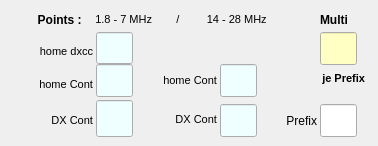
   <widget class="QWidget" name="Seite">
    <attribute name="title">
     <string>Rule 2</string>
    </attribute>
    <widget class="QLabel" name="label_20">
     <property name="geometry">
      <rect>
       <x>80</x>
       <y>8</y>
       <width>205</width>
       <height>23</height>
      </rect>
     </property>
     <property name="font">
      <font>
       <pointsize>8</pointsize>
      </font>
     </property>
     <property name="text">
      <string>1.8 - 7 MHz        /         14 - 28 MHz </string>
     </property>
     <property name="alignment">
      <set>Qt::AlignCenter</set>
     </property>
    </widget>
    <widget class="QLabel" name="label_21">
     <property name="geometry">
      <rect>
       <x>24</x>
       <y>8</y>
       <width>61</width>
       <height>23</height>
      </rect>
     </property>
     <property name="font">
      <font>
       <weight>75</weight>
       <bold>true</bold>
      </font>
     </property>
     <property name="text">
      <string>Points : </string>
     </property>
     <property name="alignment">
      <set>Qt::AlignRight|Qt::AlignTrailing|Qt::AlignVCenter</set>
     </property>
    </widget>
    <widget class="QLabel" name="label_22">
     <property name="geometry">
      <rect>
       <x>320</x>
       <y>8</y>
       <width>49</width>
       <height>23</height>
      </rect>
     </property>
     <property name="font">
      <font>
       <weight>75</weight>
       <bold>true</bold>
      </font>
     </property>
     <property name="text">
      <string>Multi</string>
     </property>
    </widget>
    <widget class="QLineEdit" name="wPoints_D2">
     <property name="geometry">
      <rect>
       <x>220</x>
       <y>64</y>
       <width>37</width>
       <height>33</height>
      </rect>
     </property>
     <property name="palette">
      <palette>
       <active>
        <colorrole role="Base">
         <brush brushstyle="SolidPattern">
          <color alpha="255">
           <red>239</red>
           <green>255</green>
           <blue>255</blue>
          </color>
         </brush>
        </colorrole>
       </active>
       <inactive>
        <colorrole role="Base">
         <brush brushstyle="SolidPattern">
          <color alpha="255">
           <red>239</red>
           <green>255</green>
           <blue>255</blue>
          </color>
         </brush>
        </colorrole>
       </inactive>
       <disabled>
        <colorrole role="Base">
         <brush brushstyle="SolidPattern">
          <color alpha="255">
           <red>244</red>
           <green>244</green>
           <blue>244</blue>
          </color>
         </brush>
        </colorrole>
       </disabled>
      </palette>
     </property>
     <property name="focusPolicy">
      <enum>Qt::NoFocus</enum>
     </property>
     <property name="text">
      <string/>
     </property>
     <property name="alignment">
      <set>Qt::AlignCenter</set>
     </property>
    </widget>
    <widget class="QLineEdit" name="wPoints_B2">
     <property name="geometry">
      <rect>
       <x>96</x>
       <y>64</y>
       <width>37</width>
       <height>33</height>
      </rect>
     </property>
     <property name="palette">
      <palette>
       <active>
        <colorrole role="Base">
         <brush brushstyle="SolidPattern">
          <color alpha="255">
           <red>239</red>
           <green>255</green>
           <blue>255</blue>
          </color>
         </brush>
        </colorrole>
       </active>
       <inactive>
        <colorrole role="Base">
         <brush brushstyle="SolidPattern">
          <color alpha="255">
           <red>239</red>
           <green>255</green>
           <blue>255</blue>
          </color>
         </brush>
        </colorrole>
       </inactive>
       <disabled>
        <colorrole role="Base">
         <brush brushstyle="SolidPattern">
          <color alpha="255">
           <red>244</red>
           <green>244</green>
           <blue>244</blue>
          </color>
         </brush>
        </colorrole>
       </disabled>
      </palette>
     </property>
     <property name="focusPolicy">
      <enum>Qt::NoFocus</enum>
     </property>
     <property name="text">
      <string/>
     </property>
     <property name="alignment">
      <set>Qt::AlignCenter</set>
     </property>
    </widget>
    <widget class="QLineEdit" name="wMulti_A2">
     <property name="geometry">
      <rect>
       <x>320</x>
       <y>32</y>
       <width>37</width>
       <height>33</height>
      </rect>
     </property>
     <property name="palette">
      <palette>
       <active>
        <colorrole role="Base">
         <brush brushstyle="SolidPattern">
          <color alpha="255">
           <red>255</red>
           <green>255</green>
           <blue>195</blue>
          </color>
         </brush>
        </colorrole>
       </active>
       <inactive>
        <colorrole role="Base">
         <brush brushstyle="SolidPattern">
          <color alpha="255">
           <red>255</red>
           <green>255</green>
           <blue>195</blue>
          </color>
         </brush>
        </colorrole>
       </inactive>
       <disabled>
        <colorrole role="Base">
         <brush brushstyle="SolidPattern">
          <color alpha="255">
           <red>244</red>
           <green>244</green>
           <blue>244</blue>
          </color>
         </brush>
        </colorrole>
       </disabled>
      </palette>
     </property>
     <property name="focusPolicy">
      <enum>Qt::NoFocus</enum>
     </property>
     <property name="text">
      <string/>
     </property>
     <property name="alignment">
      <set>Qt::AlignCenter</set>
     </property>
    </widget>
    <widget class="QLineEdit" name="wPoints_E2">
     <property name="geometry">
      <rect>
       <x>220</x>
       <y>104</y>
       <width>37</width>
       <height>33</height>
      </rect>
     </property>
     <property name="palette">
      <palette>
       <active>
        <colorrole role="Base">
         <brush brushstyle="SolidPattern">
          <color alpha="255">
           <red>239</red>
           <green>255</green>
           <blue>255</blue>
          </color>
         </brush>
        </colorrole>
       </active>
       <inactive>
        <colorrole role="Base">
         <brush brushstyle="SolidPattern">
          <color alpha="255">
           <red>239</red>
           <green>255</green>
           <blue>255</blue>
          </color>
         </brush>
        </colorrole>
       </inactive>
       <disabled>
        <colorrole role="Base">
         <brush brushstyle="SolidPattern">
          <color alpha="255">
           <red>244</red>
           <green>244</green>
           <blue>244</blue>
          </color>
         </brush>
        </colorrole>
       </disabled>
      </palette>
     </property>
     <property name="focusPolicy">
      <enum>Qt::NoFocus</enum>
     </property>
     <property name="text">
      <string/>
     </property>
     <property name="alignment">
      <set>Qt::AlignCenter</set>
     </property>
    </widget>
    <widget class="QLabel" name="label_5">
     <property name="geometry">
      <rect>
       <x>140</x>
       <y>108</y>
       <width>77</width>
       <height>22</height>
      </rect>
     </property>
     <property name="font">
      <font>
       <pointsize>8</pointsize>
      </font>
     </property>
     <property name="text">
      <string>DX Cont</string>
     </property>
     <property name="alignment">
      <set>Qt::AlignRight|Qt::AlignTrailing|Qt::AlignVCenter</set>
     </property>
    </widget>
    <widget class="QLabel" name="label_7">
     <property name="geometry">
      <rect>
       <x>140</x>
       <y>68</y>
       <width>77</width>
       <height>25</height>
      </rect>
     </property>
     <property name="font">
      <font>
       <pointsize>8</pointsize>
      </font>
     </property>
     <property name="text">
      <string>home Cont</string>
     </property>
     <property name="alignment">
      <set>Qt::AlignRight|Qt::AlignTrailing|Qt::AlignVCenter</set>
     </property>
    </widget>
    <widget class="QLabel" name="label_8">
     <property name="geometry">
      <rect>
       <x>4</x>
       <y>40</y>
       <width>89</width>
       <height>22</height>
      </rect>
     </property>
     <property name="font">
      <font>
       <pointsize>8</pointsize>
      </font>
     </property>
     <property name="text">
      <string>home dxcc</string>
     </property>
     <property name="alignment">
      <set>Qt::AlignRight|Qt::AlignTrailing|Qt::AlignVCenter</set>
     </property>
    </widget>
    <widget class="QLineEdit" name="wPoints_C2">
     <property name="geometry">
      <rect>
       <x>96</x>
       <y>100</y>
       <width>37</width>
       <height>37</height>
      </rect>
     </property>
     <property name="palette">
      <palette>
       <active>
        <colorrole role="Base">
         <brush brushstyle="SolidPattern">
          <color alpha="255">
           <red>239</red>
           <green>255</green>
           <blue>255</blue>
          </color>
         </brush>
        </colorrole>
       </active>
       <inactive>
        <colorrole role="Base">
         <brush brushstyle="SolidPattern">
          <color alpha="255">
           <red>239</red>
           <green>255</green>
           <blue>255</blue>
          </color>
         </brush>
        </colorrole>
       </inactive>
       <disabled>
        <colorrole role="Base">
         <brush brushstyle="SolidPattern">
          <color alpha="255">
           <red>255</red>
           <green>255</green>
           <blue>255</blue>
          </color>
         </brush>
        </colorrole>
       </disabled>
      </palette>
     </property>
     <property name="focusPolicy">
      <enum>Qt::NoFocus</enum>
     </property>
     <property name="text">
      <string/>
     </property>
     <property name="alignment">
      <set>Qt::AlignCenter</set>
     </property>
    </widget>
    <widget class="QLineEdit" name="wPoints_A2">
     <property name="geometry">
      <rect>
       <x>96</x>
       <y>32</y>
       <width>37</width>
       <height>32</height>
      </rect>
     </property>
     <property name="palette">
      <palette>
       <active>
        <colorrole role="Base">
         <brush brushstyle="SolidPattern">
          <color alpha="255">
           <red>239</red>
           <green>255</green>
           <blue>255</blue>
          </color>
         </brush>
        </colorrole>
       </active>
       <inactive>
        <colorrole role="Base">
         <brush brushstyle="SolidPattern">
          <color alpha="255">
           <red>239</red>
           <green>255</green>
           <blue>255</blue>
          </color>
         </brush>
        </colorrole>
       </inactive>
       <disabled>
        <colorrole role="Base">
         <brush brushstyle="SolidPattern">
          <color alpha="255">
           <red>255</red>
           <green>255</green>
           <blue>255</blue>
          </color>
         </brush>
        </colorrole>
       </disabled>
      </palette>
     </property>
     <property name="focusPolicy">
      <enum>Qt::NoFocus</enum>
     </property>
     <property name="text">
      <string/>
     </property>
     <property name="alignment">
      <set>Qt::AlignCenter</set>
     </property>
    </widget>
    <widget class="QLabel" name="label_10">
     <property name="geometry">
      <rect>
       <x>312</x>
       <y>68</y>
       <width>53</width>
       <height>21</height>
      </rect>
     </property>
     <property name="font">
      <font>
       <pointsize>8</pointsize>
       <weight>75</weight>
       <bold>true</bold>
      </font>
     </property>
     <property name="text">
      <string>je Prefix</string>
     </property>
     <property name="alignment">
      <set>Qt::AlignRight|Qt::AlignTrailing|Qt::AlignVCenter</set>
     </property>
    </widget>
    <widget class="QLabel" name="label_3">
     <property name="geometry">
      <rect>
       <x>8</x>
       <y>76</y>
       <width>85</width>
       <height>16</height>
      </rect>
     </property>
     <property name="font">
      <font>
       <pointsize>8</pointsize>
      </font>
     </property>
     <property name="text">
      <string>home Cont</string>
     </property>
     <property name="alignment">
      <set>Qt::AlignRight|Qt::AlignTrailing|Qt::AlignVCenter</set>
     </property>
    </widget>
    <widget class="QLabel" name="label_9">
     <property name="geometry">
      <rect>
       <x>4</x>
       <y>112</y>
       <width>89</width>
       <height>16</height>
      </rect>
     </property>
     <property name="font">
      <font>
       <pointsize>8</pointsize>
      </font>
     </property>
     <property name="text">
      <string>DX Cont</string>
     </property>
     <property name="alignment">
      <set>Qt::AlignRight|Qt::AlignTrailing|Qt::AlignVCenter</set>
     </property>
    </widget>
    <widget class="QLabel" name="label_33">
     <property name="geometry">
      <rect>
       <x>272</x>
       <y>112</y>
       <width>45</width>
       <height>17</height>
      </rect>
     </property>
     <property name="text">
      <string>Prefix</string>
     </property>
     <property name="alignment">
      <set>Qt::AlignRight|Qt::AlignTrailing|Qt::AlignVCenter</set>
     </property>
    </widget>
    <widget class="QLineEdit" name="wPrefMode2">
     <property name="geometry">
      <rect>
       <x>320</x>
       <y>104</y>
       <width>37</width>
       <height>33</height>
      </rect>
     </property>
     <property name="focusPolicy">
      <enum>Qt::NoFocus</enum>
     </property>
     <property name="alignment">
      <set>Qt::AlignCenter</set>
     </property>
    </widget>
   </widget>
